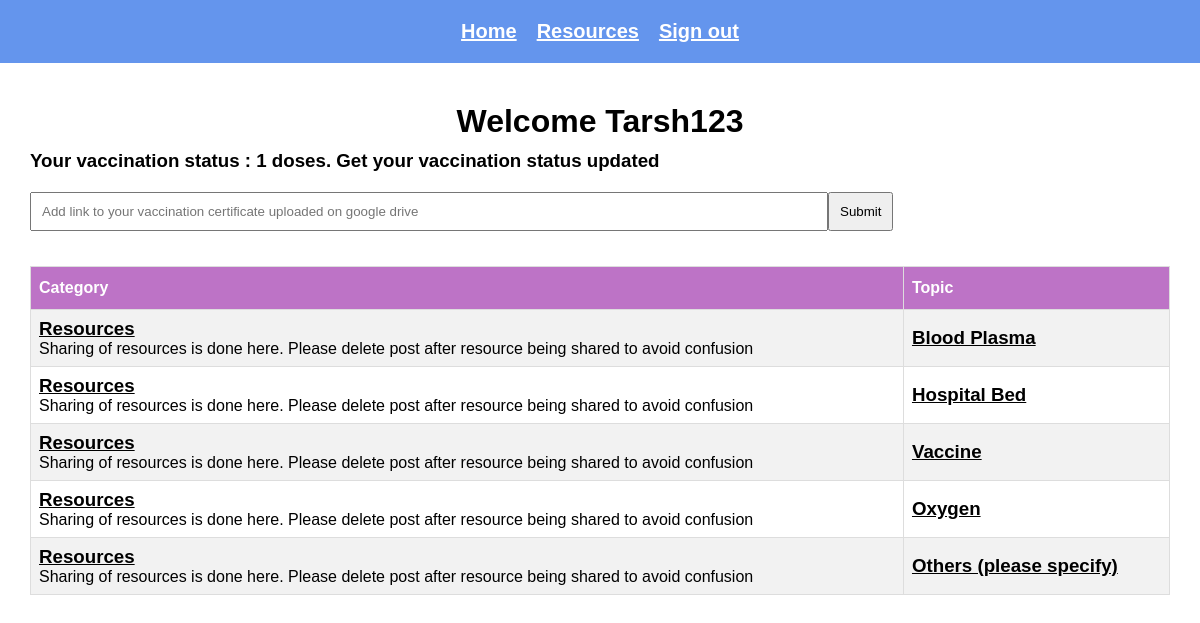
Screenshot of /index.php (signed in) with the database file from the repository.
### tables this page shows
CREATE TABLE `users` (
  `user_id` int(8) NOT NULL,
  `user_name` varchar(30) NOT NULL,
  `user_pass` varchar(255) NOT NULL,
  `user_email` varchar(255) NOT NULL,
  `user_phone` varchar(255) DEFAULT NULL,
  `user_blood_group` varchar(255) DEFAULT NULL,
  `user_level` int(8) NOT NULL DEFAULT 0,
  `user_vaccination` int(8) NOT NULL DEFAULT 0
);

CREATE TABLE `topics` (
  `topic_id` int(8) NOT NULL,
  `topic_subject` varchar(255) NOT NULL,
  `topic_cat` int(8) NOT NULL,
  `topic_by` int(8) NOT NULL
);

CREATE TABLE `categories` (
  `cat_id` int(8) NOT NULL,
  `cat_name` varchar(255) NOT NULL,
  `cat_description` varchar(255) NOT NULL
);

### index.php (the view)
<?php
include 'connect.php';
include 'header.php';
$sql = "SELECT  *
   FROM CATEGORIES
   INNER JOIN TOPICS
   ON CATEGORIES.CAT_ID = TOPICS.TOPIC_CAT;";
$result = mysqli_query($conn, $sql);
if(isset($_SESSION['signed_in']) == false)
{
    header("Location: http://localhost/covid-care/signin.php");
    exit();
}
else{
    $sql_vaccine = "SELECT  user_vaccination
   FROM users
    WHERE users.user_id=".$_SESSION['user_id']
    ;
    $result_vaccine=mysqli_query($conn, $sql_vaccine);
    $row_vaccine = mysqli_fetch_assoc($result_vaccine);
    echo("<h1>Welcome ".$_SESSION['user_name']. "</h1>");
    if ($row_vaccine['user_vaccination']==2) {
        echo "<h3 class='sub-head'>Your vaccination status: You are fully vaccinated</h3>";
    } else {
        echo "<h3>Your vaccination status : " . $row_vaccine['user_vaccination']." doses.\n";
        echo "Get your vaccination status updated</h3>";
        echo '<form class="vaccine-link" method="post" action="vaccination-update.php"><input  name="certificate_link" required type="url" placeholder="Add link to your vaccination certificate uploaded on google drive"></input><button type="submit">Submit</button></form>';
    }
if(!$result)
{
    echo 'The categories could not be displayed, please try again later.';
}
else
{
    if(mysqli_num_rows($result) == 0)
    {
        echo 'No categories defined yet.';
    }
    else
    {
        echo '<table border="1">
              <tr>
                <th>Category</th>
                <th>Topic</th>
              </tr>';
        while($row = mysqli_fetch_assoc($result))
        {
            echo '<tr>';
                echo '<td class="leftpart">';
                    echo '<h3><a href="category.php?id=' . $row['cat_id'] . '">' . $row['cat_name'] . '</a></h3>' . $row['cat_description'];
                echo '</td>';
                echo '<td class="rightpart">';
                            echo '<h3><a href="topic.php?id=' . $row['topic_id'] . '">' . $row['topic_subject'] . '</a><h3>';;
                echo '</td>';
            echo '</tr>';
        }
    }
}
}
?>

### style.css (style rules this page uses)
* { margin: 0; padding: 0; box-sizing: border-box; font-family: "Poppins", sans-serif; }
a { text-decoration: underline; }
h1 { text-align: center; margin: 10px 0px ; margin-top: 40px; }
table { font-family: Arial, Helvetica, sans-serif; border-collapse: collapse; overflow-x: auto; width: 100%; margin-top: 15px; }
table td, table th { border: 1px solid #ddd; padding: 8px; }
.vaccine-link input { width: 70%; padding: 10px; margin: 20px 0px; }
.vaccine-link button { padding: 10px; }
table tr:nth-child(even) { background-color: #f2f2f2; }
table th { padding-top: 12px; padding-bottom: 12px; text-align: left; background-color: #BD73C6; color: white; }
table a { color: black; }

### rows the page displays
users: user_vaccination "1"
topics: topic_cat.cat_name "Resources", topic_cat.cat_description "Sharing of resources is done here. Please delete post after resource being shared to avoid confusion", topic_subject "Blood Plasma"
topics: topic_cat.cat_name "Resources", topic_cat.cat_description "Sharing of resources is done here. Please delete post after resource being shared to avoid confusion", topic_subject "Hospital Bed"
topics: topic_cat.cat_name "Resources", topic_cat.cat_description "Sharing of resources is done here. Please delete post after resource being shared to avoid confusion", topic_subject "Vaccine"
topics: topic_cat.cat_name "Resources", topic_cat.cat_description "Sharing of resources is done here. Please delete post after resource being shared to avoid confusion", topic_subject "Oxygen"
topics: topic_cat.cat_name "Resources", topic_cat.cat_description "Sharing of resources is done here. Please delete post after resource being shared to avoid confusion", topic_subject "Others (please specify)"

### other values shown
$_SESSION['user_name'] "Tarsh123"
